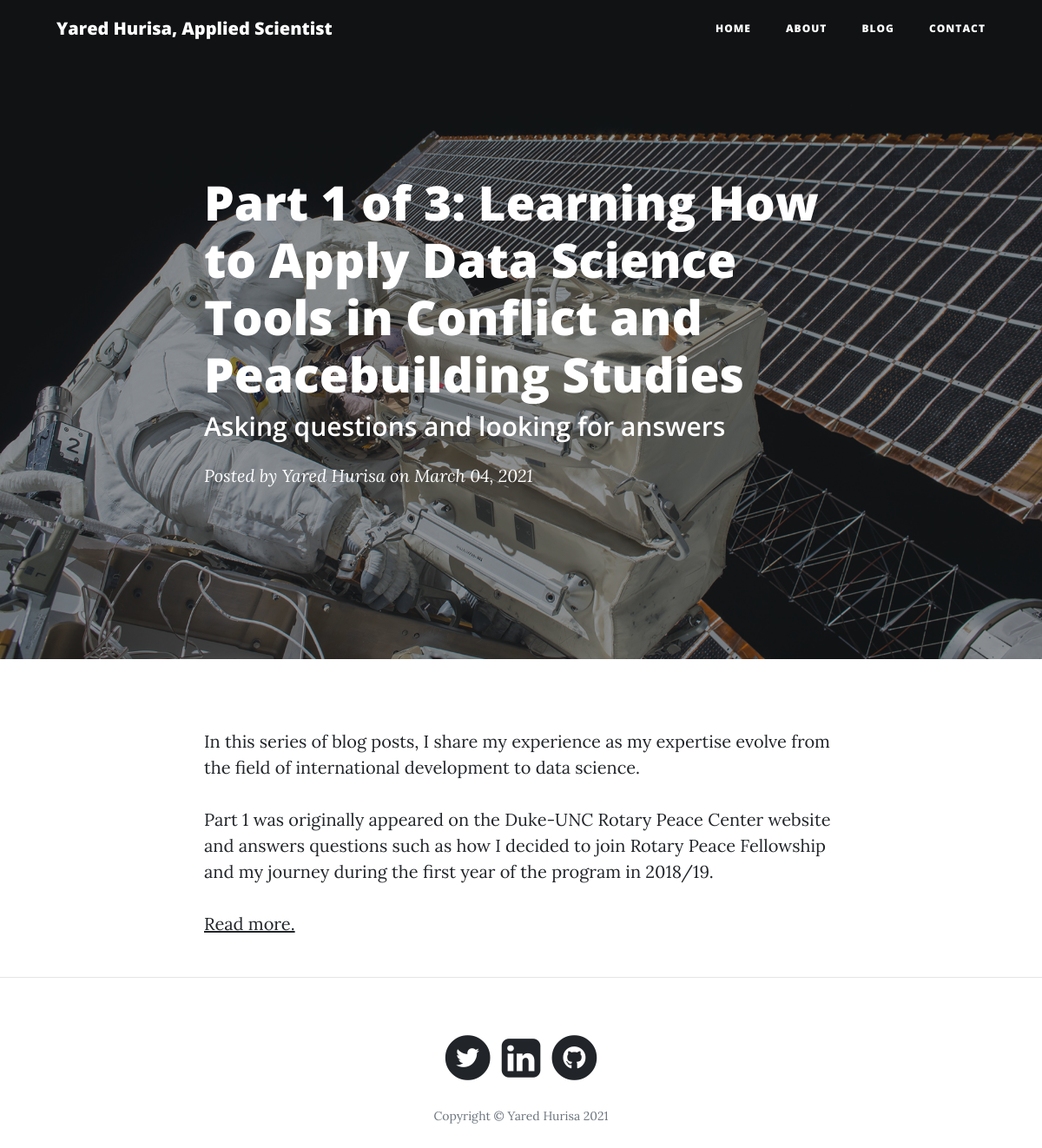
Page /post/toward-data-science-for-peace-part-1 (signed in) on the earlier database version.
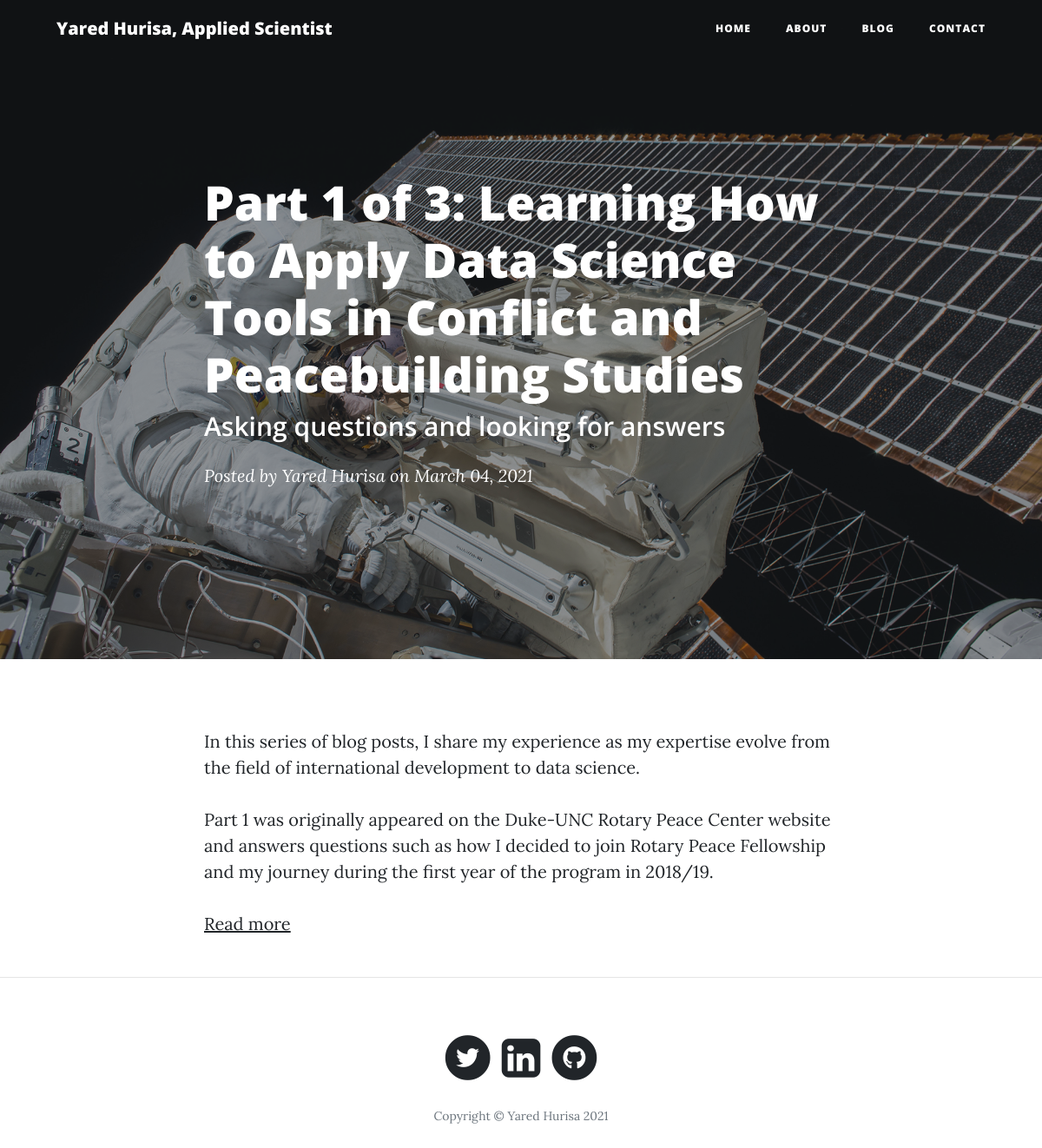
Same page on the later database version.
### app.py (models this page shows, shortened)
class Posts(db.Model):
    __tablename__ = "Blogpost"
    id = db.Column(db.Integer, primary_key=True)
    title = db.Column(db.String(255))
    subtitle = db.Column(db.String(255))
    content = db.Column(db.Text)
    author = db.Column(db.String(255))
    date_posted = db.Column(db.DateTime)
    slug = db.Column(db.String(255))

### app.py (the view)
@app.route("/post/<string:slug>")
def post(slug):
    try:
        post = Posts.query.filter_by(slug=slug).one()
        return render_template("post.html", post=post)
    except sqlalchemy.orm.exc.NoResultFound:
        abort(404)

### templates/post.html (shortened to what this page needs)
<!DOCTYPE html>
<html lang="en">
  <head>
    <link
      href="../static/vendor/bootstrap/css/bootstrap.min.css"
      rel="stylesheet"
    />
    <link
      href="../static/vendor/fontawesome-free/css/all.min.css"
      rel="stylesheet"
      type="text/css"
    />
    <link href="../static/css/clean-blog.min.css" rel="stylesheet" />
  </head>
  <body>
    <nav class="navbar navbar-expand-lg navbar-light fixed-top" id="mainNav">
      <div class="container">
        <a class="navbar-brand" href="/">Yared Hurisa, Applied Scientist</a>
        <div class="collapse navbar-collapse" id="navbarResponsive">
          <ul class="navbar-nav ml-auto">
            <li class="nav-item">
              <a class="nav-link" href="/">Home</a>
            </li>
            <li class="nav-item">
              <a class="nav-link" href="/about">About</a>
            </li>
            <li class="nav-item">
              <a class="nav-link" href="/blog">Blog</a>
            </li>
            <li class="nav-item">
              <a class="nav-link" href="/contact">Contact</a>
            </li>
          </ul>
        </div>
      </div>
    </nav>
    <header
      class="masthead"
      style="background-image: url('../static/img/post-bg.jpg')"
    >
      <div class="overlay"></div>
      <div class="container">
        <div class="row">
          <div class="col-lg-8 col-md-10 mx-auto">
            <div class="post-heading">
              <h1>{{post.title}}</h1>
              <h2 class="subheading">{{post.subtitle}}</h2>
              <span class="meta"
                >Posted by
                <a href="#">{{post.author}}</a>
                on {{post.date_posted.strftime('%B %d, %Y')}}</span
              >
            </div>
          </div>
        </div>
      </div>
    </header>
    <article>
      <div class="container">
        <div class="row">
          <div class="col-lg-8 col-md-10 mx-auto">
            <p>{{post.content | safe}}</p>
          </div>
        </div>
      </div>
    </article>
    <hr />
    <footer>
      <div class="container">
        <div class="row">
          <div class="col-lg-8 col-md-10 mx-auto">
            <ul class="list-inline text-center">
              <li class="list-inline-item">
                <a href="https://twitter.com/yaredlemma6" target="_blank" rel="noopener noreferrer">
                  <span class="fa-stack fa-lg">
                    <i class="fas fa-circle fa-stack-2x"></i>
                    <i class="fab fa-twitter fa-stack-1x fa-inverse"></i>
                  </span>
                </a>
              <li class="list-inline-item">
                 <a href="https://www.linkedin.com/in/yared-lemma/" target="_blank" rel="noopener noreferrer">
                    <span class="fa-stack fa-lg">
                      <link rel="stylesheet" href="https://cdnjs.cloudflare.com/ajax/libs/font-awesome/4.7.0/css/font-awesome.min.css">
                      <i style="font-size:52px" class="fa">&#xf08c;</i>
                    </span>
                 </a>
              <li class="list-inline-item">
                  <a href="https://github.com/ylh4" target="_blank" rel="noopener noreferrer">
                    <span class="fa-stack fa-lg">
                      <i class="fas fa-circle fa-stack-2x"></i>
                      <i class="fab fa-github fa-stack-1x fa-inverse"></i>
                    </span>
                  </a>
              </li>
            </ul>
            <p class="copyright text-muted">
              Copyright &copy; Yared Hurisa 2021
            </p>
          </div>
        </div>
      </div>
    </footer>
    </body>
    </html>

Differences in the rows shown:
changed Posts "Asking questions and looking for answers": content "…program in 2018/19. Read more." → "…program in 2018/19. Read more"
